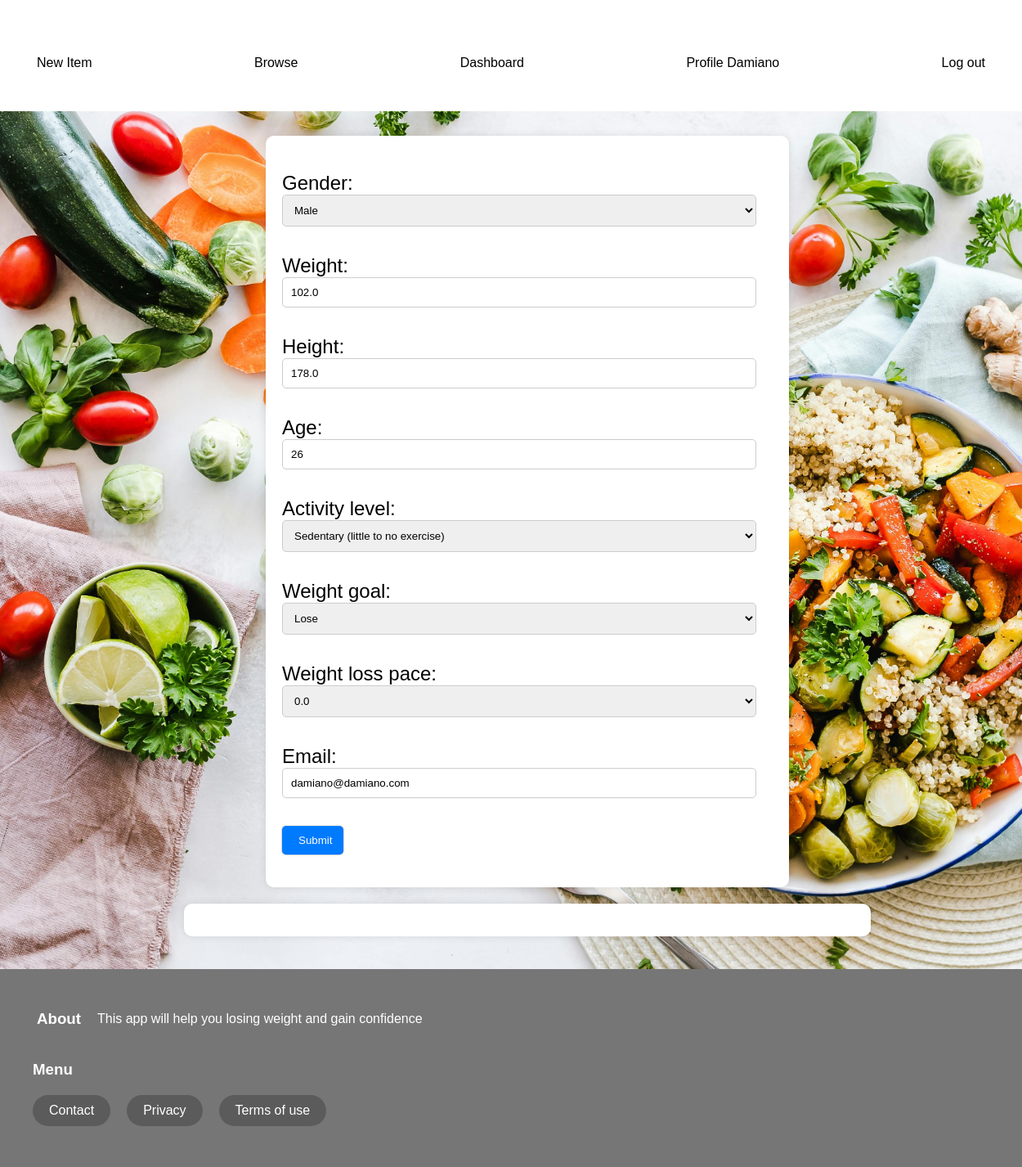
The app's page /api/profile/Damiano/editprofile/ (signed in), older data.
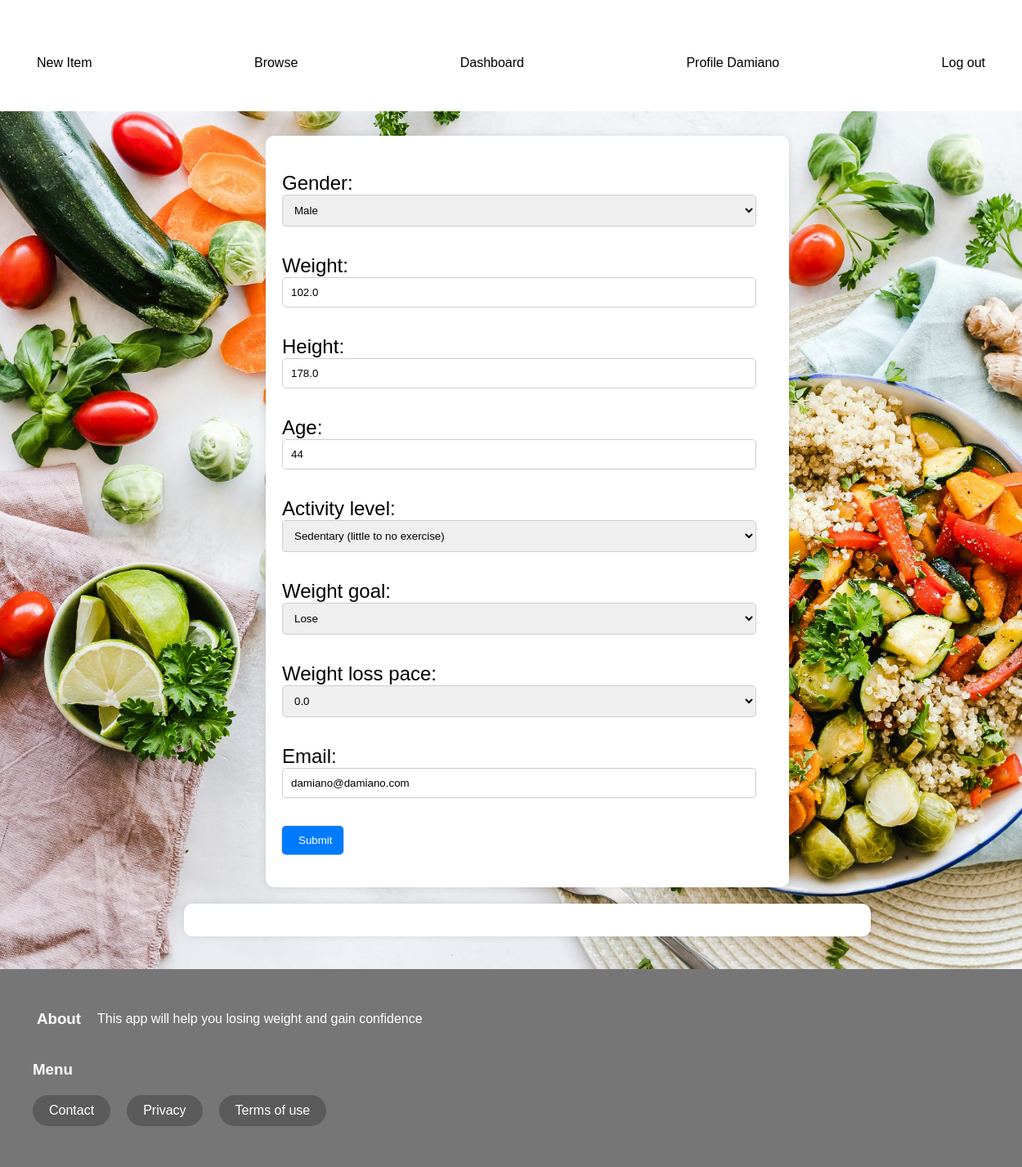
The same page, newer data.
### products/models.py (models this page shows, shortened)
class UserProfile(models.Model):
    GENDER_CHOICES = [
        ('male', 'Male'),
        ('female', 'Female')
    ]
    WEIGHT_GOAL_CHOICES = [
        ('lose', 'Lose'),
        ('maintain', 'Maintain'),
        ('gain', 'Gain')
    ]
    ACTIVITY_LEVEL_CHOICES = [
        (1.2, 'Sedentary (little to no exercise)'),
        (1.375, 'Lightly active (light exercise/sports 1-3 days/week)'),
        (1.55, 'Moderately active (moderate exercise/sports 3-5 days/week)'),
        (1.725, 'Very active (hard exercise/sports 6-7 days a week)'),
        (1.9, 'Extra active (very hard exercise/sports & physical job)')
    ]
    WEIGHT_CHANGE_PACE_CHOICES = [
        (-1.0, '-1.0'), (-0.9, '-0.9'), (-0.8, '-0.8'),
        (-0.7, '-0.7'), (-0.6, '-0.6'), (-0.5, '-0.5'),
        (-0.4, '-0.4'), (-0.3, '-0.3'), (-0.2, '-0.2'),
        (-0.1, '-0.1'), (0.0, '0.0'), (0.1, '0.1'),
        (0.2, '0.2'), (0.3, '0.3'), (0.4, '0.4'),
        (0.5, '0.5'), (0.6, '0.6'), (0.7, '0.7'),
        (0.8, '0.8'), (0.9, '0.9'), (1.0, '1.0'),
    ]
    user = models.OneToOneField(User, on_delete=models.CASCADE)
    gender = models.CharField(choices=GENDER_CHOICES, max_length=6)
    weight = models.FloatField()
    height = models.FloatField()
    age = models.IntegerField(validators=[MinValueValidator(0), MaxValueValidator(120)])
    activity_level = models.FloatField(choices=ACTIVITY_LEVEL_CHOICES)
    weight_goal = models.CharField(choices=WEIGHT_GOAL_CHOICES, max_length=8)
    weight_loss_pace = models.FloatField(choices=WEIGHT_CHANGE_PACE_CHOICES, default=0)
    date=models.DateField(default=datetime.now)
    email=models.EmailField()

### products/views.py (the view, shortened to what this page needs)
class UpdateDeleteProfileAPIView(generics.RetrieveUpdateDestroyAPIView):
    authentication_classes = [SessionAuthentication]
    permission_classes = [IsAuthenticated]
    lookup_field = 'username'  # Assuming 'user' is the field to look up the UserProfile
    queryset = UserProfile.objects.all()
    serializer_class = FoodConsumptionSerializer
    renderer_classes = [TemplateHTMLRenderer]
    def get_object(self):
        username = self.kwargs.get('username')
        return get_object_or_404(UserProfile, user__username=username)
    def get(self, request, *args, **kwargs):
        instance = self.get_object()
        form = UserProfileForm(instance=instance)
        return Response({'form': form}, template_name="products/editprofile.html")

### products/forms.py
class UserProfileForm(forms.ModelForm):
    class Meta:
        model = UserProfile
        fields = [
            'gender',
            'weight',
            'height',
            'age',
            'activity_level',
            'weight_goal',
            'weight_loss_pace',
            'email',
        ]

### products/templates/products/editprofile.html (shortened to what this page needs)
{% extends 'products/base.html' %}
{% block content %}
<div class="block-content-profile">
  <form method="post" class="block-content-form">
    <div>
      {{ form.as_p }}
    </div>
    <div>
      <button type="submit">Submit</button>
    </div>
  </form>
</div>
{% endblock %}

### products/templates/products/base.html (shortened to what this page needs)
{% load static %}
<!DOCTYPE html>
<html>
<head>
    <link rel="stylesheet" href='{% static "products/css/base.css" %}' />
</head>
<body>
    <nav class="navbar">
        <a href="/" class="navbar text header">Kcal counting app</a>
        <div class="navbar container">
            <a href="#" class="link new-item-link">New Item</a>
            <a href="#" class="link browse-link">Browse</a>
            {% if user.is_authenticated %}
                <a href="{% url 'dashboard' request.user.username %}" class="link dashboard-link">Dashboard</a>
                <a href="{% url 'profile_view' user.username %}" class="link login-link">Profile {{ user.username }}</a>
                <a href="{% url 'logout' %}" class="link logout-link">Log out</a>
            {% else %}
                <a href="{% url 'register' %}" class="link signup-link">Sign up</a>
                <a href="{% url 'login' %}" class="link login-link">Log in</a>
            {% endif %}
        </div>
    </nav>
    <div class="content">
            {% block content %}
            {% endblock %}
        <div id="container">
        </div>
    </div>
    <footer class="footer">
        <div class="container container-footer">
            <h3 class="text footer-header">About</h3>
            <p class="footer-text">
                This app will help you losing weight and gain confidence
            </p>
        </div>
        <div class="footer-links">
            <h3 class="footer-links">Menu</h3>
            <ul>
                <li>
                    <a href="#" class="link contact-link">Contact</a>
                </li>
                <li>
                    <a href="#" class="link privacy-link">Privacy</a>
                </li>
                <li>
                    <a href="#" class="link terms-link">Terms of use</a>
                </li>
            </ul>
        </div>
    </footer>
</body>
</html>

### products/static/products/css/base.css (style rules this page uses)
body { font-family: Arial, sans-serif; margin: 0; padding: 0; }
.container { max-width: 1200px; margin: 0 auto; padding: 0 20px; }
.navbar { background-color: #FFFFFFE9; padding: 20px 0; color: #fff; }
.navbar.text { text-decoration: none; }
.navbar .container { display: flex; justify-content: space-between; }
.link { display: inline-block; padding: 10px 20px; border-radius: 20px; background-color: #FFFFFFE9; color: #000000; text-decoration: none; transition: background-color 0.3s ease; }
.content { position: relative; padding: 20px; color: #333; width: 100%; min-height: calc(100vh - 150px); font-size: 24px; z-index: 1; }
.footer { background-color: #555454CC; padding: 30px 0; color: #fff; z-index: 500; }
.footer-header { margin: 20px; }
.footer .container-footer { display: flex; align-items: center; }
.footer-links { margin: 20px; }
.footer-links ul { padding: 0; margin: 20px; display: flex; list-style: none; }
.footer-links li { margin-right: 20px; }
.footer .link { padding: 10px 20px; border-radius: 20px; background-color: #555454CC; color: #fff; text-decoration: none; transition: background-color 0.3s ease; }
.block-content-profile { position: relative; z-index: 1000; color: #000000 !important; background-color: #ffffff; width: calc(100% - 20px); max-width: 600px; padding: 20px; border-radius: 10px; margin-top: 10px; box-shadow: 0 0 10px rgba(0, 0, 0, 0.1); margin-bottom: 20px; left: 50%; transform: translateX(-50%); }
.block-content-form { width: 100%; }
.block-content-form div { margin-bottom: 20px; }
.block-content-form input[type="text"], .block-content-form input[type="email"], .block-content-form input[type="password"], .block-content-form select, .block-content-form textarea, .block-content-form input[type="number"] { width: calc(100% - 20px); padding: 10px; border: 1px solid #ccc; border-radius: 5px; margin-bottom: 10px; box-sizing: border-box; }
.block-content-form button[type="submit"] { background-color: #007bff; color: #fff; padding: 10px 20px; border: none; border-radius: 5px; cursor: pointer; transition: background-color 0.3s ease; }
button { width: 75px; cursor: pointer; box-shadow: 0px 0px 2px gray; border: none; outline: none; padding: 5px; border-radius: 5px; color: white; }
#container { position: relative; z-index: 1000; color: #000000 !important; background-color: #ffffff; width: calc(100% - 20px); max-width: 800px; padding: 20px; border-radius: 10px; margin-top: 10px; box-shadow: 0 0 10px rgba(0, 0, 0, 0.1); margin-bottom: 20px; left: 50%; transform: translateX(-50%); }

Row changes from the older to the newer data that the page shows:
changed UserProfile "Male": age "26" → "44"
